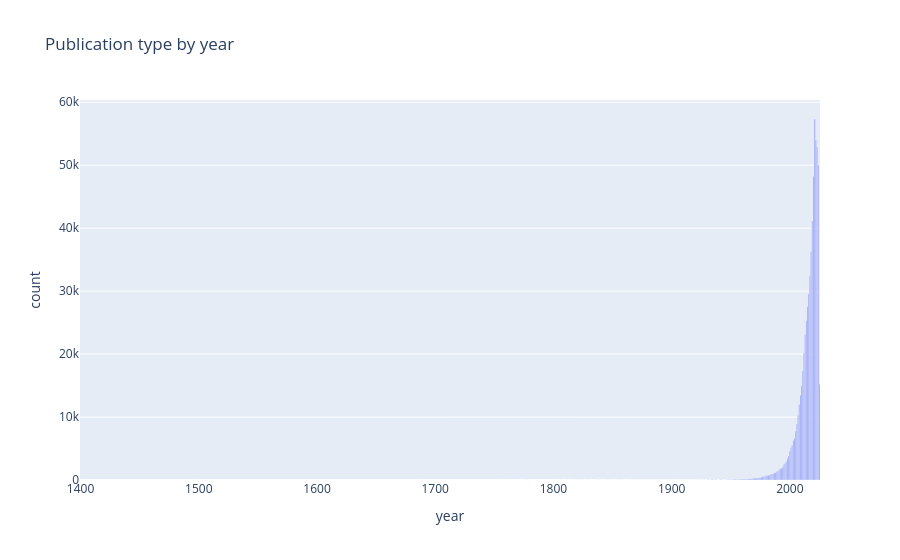

Source (notebook cell):
### Code cell
fig = px.bar(pub_year_df, x="year", y='count', title="Publication type by year")
fig.show()

### Figure 1 — Plotly figure (JSON) as saved in the notebook; plotly's stock layout.template omitted (floating-point values rounded to 4 significant figures; data arrays with more than 128 entries replaced by an {"elided": "..."} marker saying what was removed)
{"data": [{"hovertemplate": "year=%{x}<br>count=%{y}<extra></extra>", "legendgroup": "", "marker": {"color": "#636efa", "pattern": {"shape": ""}}, "name": "", "orientation": "v", "showlegend": false, "textposition": "auto", "type": "bar", "x": {"elided": "192 int values"}, "xaxis": "x", "y": {"elided": "192 int values"}, "yaxis": "y"}], "layout": {"barmode": "relative", "legend": {"tracegroupgap": 0}, "title": {"text": "Publication type by year"}, "xaxis": {"anchor": "y", "domain": [0, 1], "title": {"text": "year"}}, "yaxis": {"anchor": "x", "domain": [0, 1], "title": {"text": "count"}}}}
